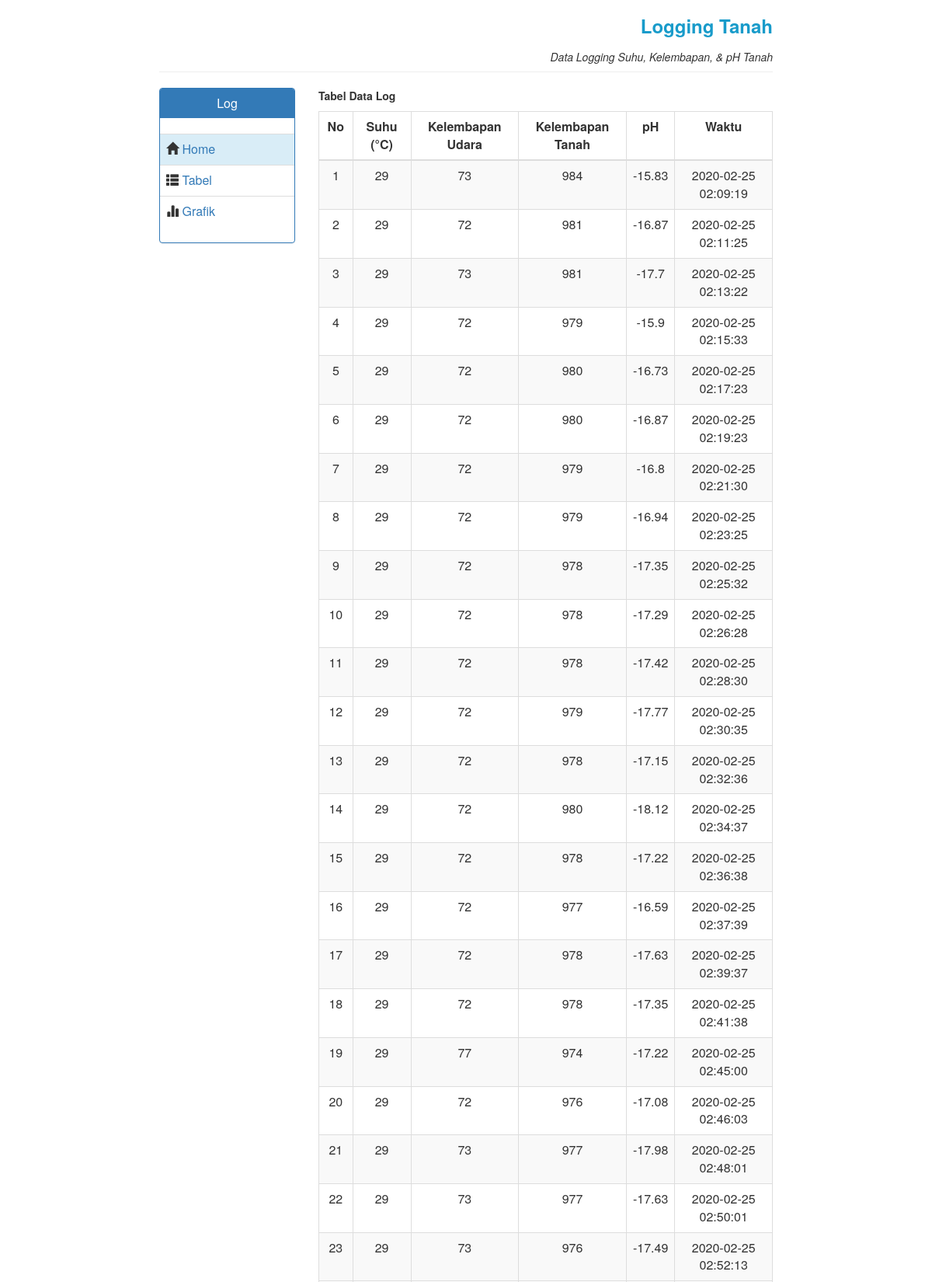
Screenshot of /tanah/tables.php (upper part) with the database file from the repository.
### tables this page shows
CREATE TABLE `tanah` (
  `id` bigint(20) NOT NULL,
  `suhu` float DEFAULT NULL,
  `kelembapan_tanah` float DEFAULT NULL,
  `kelembapan_udara` float DEFAULT NULL,
  `ph` float DEFAULT NULL,
  `waktu` timestamp NULL DEFAULT current_timestamp() ON UPDATE current_timestamp()
);

### lib/tanah.php (called while the page is built, shortened)
<?php
include_once (__DIR__ . "/DB.php");
class Sensor{
    private $table_name='tanah';
    private $db = null;
    function __construct(){
        if ($this->db ==  null){
            $conn = new DB();
            $this->db = $conn->db;
        }
    }
    function getAll(){
        $kueri = "SELECT * FROM ".$this->table_name." ORDER BY waktu";
        $hasil = $this->db->query($kueri) or die ("Error ".$this->db->connect_error);
        $data = array();
        while ($row = $hasil->fetch_assoc()){
            $data[]=$row;
        }
        return array("data"=>$data);
    }
}

### lib/DB.php (called while the page is built, shortened)
<?php
class DB {
    private $host  = DB_HOST;
    private $user  = DB_USER;
    private $passwd = DB_PASSWORD;
    private $dbname    = DB_NAME;
    public $db = null;
    function __construct(){
        if ($this->db == null) {
            $conn = new mysqli($this->host,
            $this->user,
            $this->passwd,
            $this->dbname);
            if ($conn->connect_error){
                die ("Gagal melakukan koneksi
                ke MYSQL".$conn->connect_error);
            } else {
                $this->db = $conn;
            }
        }
    }
}

### tanah/tables.php (the view, shortened to what this page needs)
<?php
include_once(__DIR__."/../lib/tanah.php");
$sensor = new Sensor();
$get=$sensor->getAll();
$resultArray = isset($get['data']) ? $get['data'] : [];
?>
<html>
	<head>
		<link rel="stylesheet" href="./include/css/style.css">
		<link rel="stylesheet" href="./include/css/bootstrap.css">
	</head>
	<body>
	<?php include "master/header.php" ?>
	<br>
			<div class="row">
				<div class="col-md-2 col-md-offset-2">
					<div class="panel panel-primary">
  						<div class="panel-heading">
    					<h3 class="panel-title tengah">Log</h3>
  						</div>
  						<div class="panel-body" style="padding:0px;">
						  <?php include "master/side-menu.php" ?>
  					</div>
				</div>
			</div>
			<div class="col-md-6">
				<p class="tebel">Tabel Data Log</p>
				<table class="table table-striped table-bordered">
					<thead>
						<td><center><p class="tebel" style="margin-top:0px; margin-bottom:0px">No</p></center></td>
						<td><center><p class="tebel" style="margin-top:0px; margin-bottom:0px">Suhu (&degC)</p></center></td>
						<td><center><p class="tebel" style="margin-top:0px; margin-bottom:0px">Kelembapan Udara</p></center></td>
						<td><center><p class="tebel" style="margin-top:0px; margin-bottom:0px">Kelembapan Tanah</p></center></td>
						<td><center><p class="tebel" style="margin-top:0px; margin-bottom:0px">pH</p></center></td>
						<td><center><p class="tebel" style="margin-top:0px; margin-bottom:0px">Waktu</p></center></td>
					</thead>
					<tbody>
					<?php
					$no=0;
					foreach($resultArray as $result){
						$no++;
						echo
						"<tr>
						<td><center>$no</center></td>
						<td><center>$result[suhu]</center></td>
						<td><center>$result[kelembapan_udara]</center></td>
						<td><center>$result[kelembapan_tanah]</center></td>
						<td><center>$result[ph]</center></td>
						<td><center>$result[waktu]</center></td>
						</tr>";
						}
						?>
					</tbody>
				</table>
			</div>
		</div>
	</body>
</html>

### tanah/master/header.php (shortened to what this page needs)
<!DOCTYPE html>
<html lang="en">
<head>
    <link rel="stylesheet" href="../include/css/style.css">
    <link rel="stylesheet" href="../include/css/bootstrap.css">
</head>
<body>
<div class="row">
			<div class="col-md-8 col-md-offset-2">
				<center><h3 style="text-align:right;" class="hijau tebel">Logging Tanah</h3></center>
			</div>
			<div class="col-md-2">
			</div>
		</div>
		<div class="row">
			<div class="col-md-8 col-md-offset-2">
				<center><h5 style="text-align:right;" class="miring">Data Logging Suhu, Kelembapan, & pH Tanah</h5></center>
				<hr style="margin-top: 0px; margin-bottom:0px">
			</div>
			<div class="col-md-2">
			</div>
</div>
</body>
</html>

### tanah/master/side-menu.php (shortened to what this page needs)
<!DOCTYPE html>
<html lang="en">
<head>
    <link rel="stylesheet" href="../include/css/style.css">
    <link rel="stylesheet" href="../include/css/bootstrap.css">
</head>
<body>
		<br>
<table class="table table-stripped table-hover" >
    <tbody>
        <tr class="info">
            <td><span class="glyphicon glyphicon-home"></span><a href="./index.php" style="text-decoration:none;"> Home</a></td>
        </tr>
        <tr>
            <td><span class="glyphicon glyphicon-th-list"></span><a href="./tables.php" style="text-decoration:none;"> Tabel</a></td>
        </tr>
        <tr>
            <td><span class="glyphicon glyphicon-stats"></span><a href="./stats.php" style="text-decoration:none;"> Grafik</td>
        </tr>
</table>
</body>
</html>

### tanah/include/css/style.css (style rules this page uses)
.hijau { color: #189BCA; }
.tebel { font-weight: bold; }
.miring { font-style: italic; }
.tengah { text-align: center; }
html, body { height: 100%; }

### rows the page displays
tanah: suhu "29", kelembapan_udara "73", kelembapan_tanah "984", ph "-15.83", waktu "2020-02-25 02:09:19"
tanah: suhu "29", kelembapan_udara "72", kelembapan_tanah "981", ph "-16.87", waktu "2020-02-25 02:11:25"
tanah: suhu "29", kelembapan_udara "73", kelembapan_tanah "981", ph "-17.7", waktu "2020-02-25 02:13:22"
tanah: suhu "29", kelembapan_udara "72", kelembapan_tanah "979", ph "-15.9", waktu "2020-02-25 02:15:33"
tanah: suhu "29", kelembapan_udara "72", kelembapan_tanah "980", ph "-16.73", waktu "2020-02-25 02:17:23"
tanah: suhu "29", kelembapan_udara "72", kelembapan_tanah "980", ph "-16.87", waktu "2020-02-25 02:19:23"
tanah: suhu "29", kelembapan_udara "72", kelembapan_tanah "979", ph "-16.8", waktu "2020-02-25 02:21:30"
tanah: suhu "29", kelembapan_udara "72", kelembapan_tanah "979", ph "-16.94", waktu "2020-02-25 02:23:25"
tanah: suhu "29", kelembapan_udara "72", kelembapan_tanah "978", ph "-17.35", waktu "2020-02-25 02:25:32"
tanah: suhu "29", kelembapan_udara "72", kelembapan_tanah "978", ph "-17.29", waktu "2020-02-25 02:26:28"
tanah: suhu "29", kelembapan_udara "72", kelembapan_tanah "978", ph "-17.42", waktu "2020-02-25 02:28:30"
tanah: suhu "29", kelembapan_udara "72", kelembapan_tanah "979", ph "-17.77", waktu "2020-02-25 02:30:35"
tanah: suhu "29", kelembapan_udara "72", kelembapan_tanah "978", ph "-17.15", waktu "2020-02-25 02:32:36"
tanah: suhu "29", kelembapan_udara "72", kelembapan_tanah "980", ph "-18.12", waktu "2020-02-25 02:34:37"
tanah: suhu "29", kelembapan_udara "72", kelembapan_tanah "978", ph "-17.22", waktu "2020-02-25 02:36:38"
tanah: suhu "29", kelembapan_udara "72", kelembapan_tanah "977", ph "-16.59", waktu "2020-02-25 02:37:39"
tanah: suhu "29", kelembapan_udara "72", kelembapan_tanah "978", ph "-17.63", waktu "2020-02-25 02:39:37"
tanah: suhu "29", kelembapan_udara "72", kelembapan_tanah "978", ph "-17.35", waktu "2020-02-25 02:41:38"
tanah: suhu "29", kelembapan_udara "77", kelembapan_tanah "974", ph "-17.22", waktu "2020-02-25 02:45:00"
tanah: suhu "29", kelembapan_udara "72", kelembapan_tanah "976", ph "-17.08", waktu "2020-02-25 02:46:03"
tanah: suhu "29", kelembapan_udara "73", kelembapan_tanah "977", ph "-17.98", waktu "2020-02-25 02:48:01"
tanah: suhu "29", kelembapan_udara "73", kelembapan_tanah "977", ph "-17.63", waktu "2020-02-25 02:50:01"
tanah: suhu "29", kelembapan_udara "73", kelembapan_tanah "976", ph "-17.49", waktu "2020-02-25 02:52:13"
